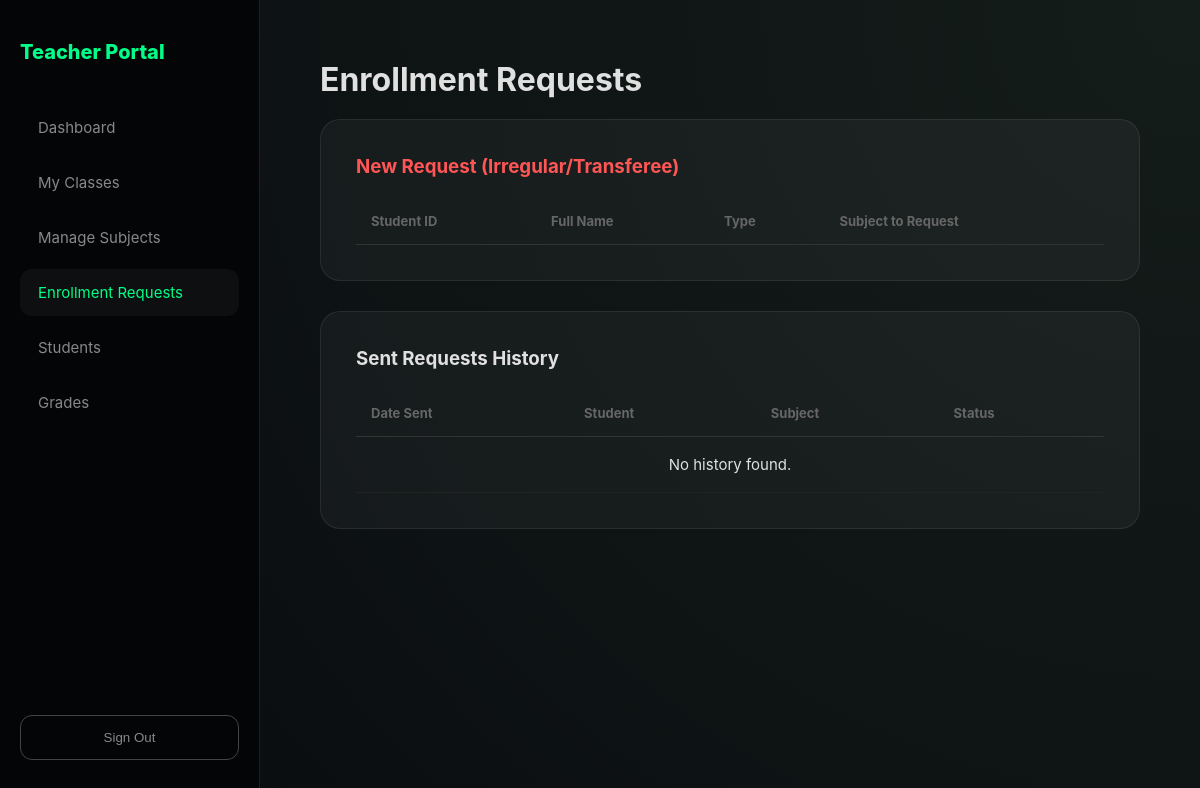
The page /tc/enrollment_requests.php (signed in) on the database as committed earlier.
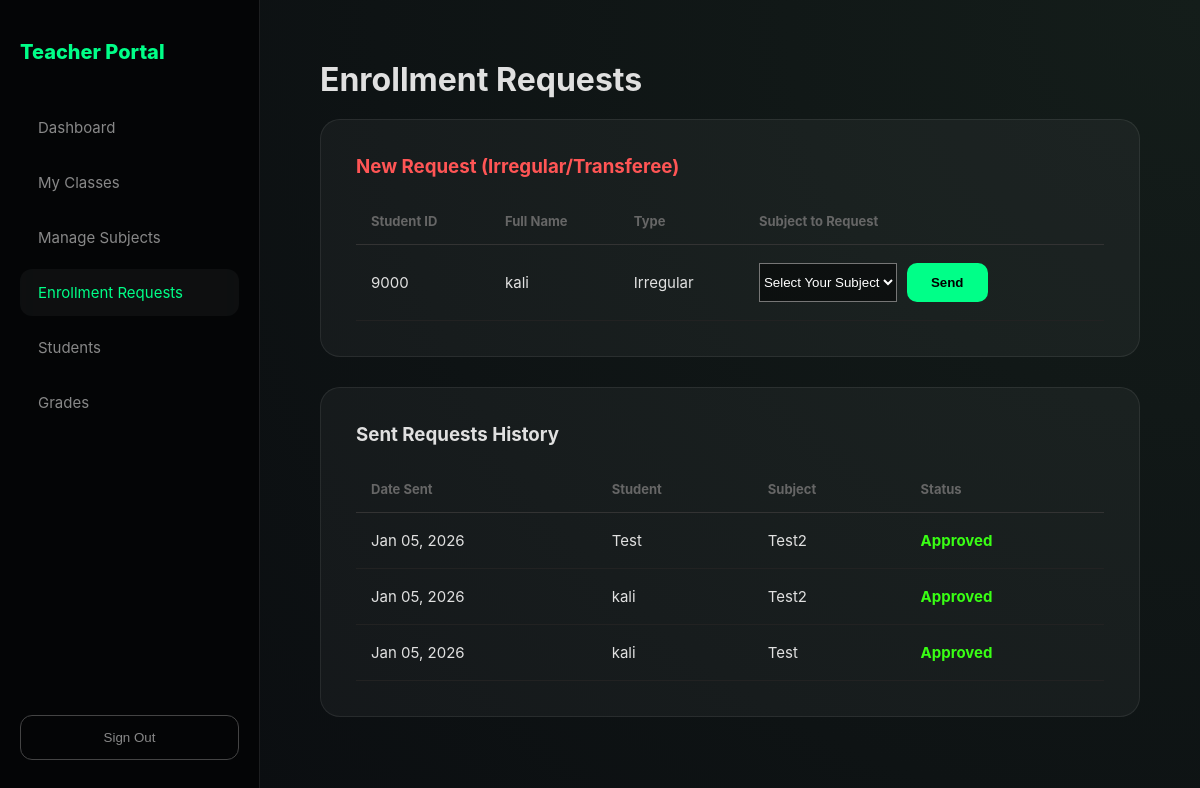
The same page on the database as committed later.
### tables this page shows
CREATE TABLE `student_status` (
  `id` int(11) NOT NULL,
  `user_id` varchar(50) NOT NULL,
  `status` enum('regular','irregular','transferee') NOT NULL,
  `created_at` timestamp NOT NULL DEFAULT current_timestamp()
);

CREATE TABLE `users` (
  `id` int(11) NOT NULL,
  `user_id` varchar(50) DEFAULT NULL,
  `email` varchar(255) NOT NULL,
  `fullname` varchar(100) DEFAULT NULL,
  `gender` varchar(255) NOT NULL,
  `role` enum('student','teacher','osas') DEFAULT NULL,
  `password` varchar(255) DEFAULT NULL,
  `status` enum('Active','Inactive') NOT NULL DEFAULT 'Active'
);

CREATE TABLE `pending_enrollments` (
  `id` int(11) NOT NULL,
  `student_id` int(11) NOT NULL,
  `subject_id` int(11) NOT NULL,
  `teacher_id` int(11) NOT NULL,
  `request_date` datetime DEFAULT current_timestamp(),
  `status` enum('Pending','Approved','Rejected') DEFAULT 'Pending'
);

CREATE TABLE `subjects` (
  `subject_id` int(11) NOT NULL,
  `subject_code` varchar(20) NOT NULL,
  `subject_name` varchar(100) NOT NULL,
  `teacher_id` int(11) NOT NULL,
  `created_at` timestamp NOT NULL DEFAULT current_timestamp()
);

### tc/enrollment_requests.php (the view, shortened to what the changed rows need)
<?php
include '../config/db.php';
$teacher_db_id = $_SESSION['user_id'];
?>
<!DOCTYPE html>
<html lang="en">
<head>
    <link rel="stylesheet" href="/css/style.css">
</head>
<body>
<div class="app-shell">
    <main class="main-view">
        <div class="container">
            <h1>Enrollment Requests</h1>
            <div class="glass-card" style="margin-bottom: 30px;">
                <table class="modern-table">
                    <thead>
                        <tr>
                            <th>Student ID</th>
                            <th>Full Name</th>
                            <th>Type</th>
                            <th>Subject to Request</th>
                        </tr>
                    </thead>
                    <tbody>
                        <?php
                        $irregulars = mysqli_query($conn, "
                            SELECT u.user_id, u.fullname, ss.status
                            FROM users u
                            JOIN student_status ss ON u.user_id = ss.user_id
                            WHERE u.role = 'student' AND ss.status IN ('irregular', 'transferee')
                            ORDER BY u.fullname
                        ");
                        while ($row = mysqli_fetch_assoc($irregulars)) {
                            $sid = $row['user_id'];
                            $sub_stmt = $conn->prepare("
                                SELECT subject_id, subject_name FROM subjects
                                WHERE teacher_id = ?
                                AND subject_id NOT IN (SELECT subject_id FROM enrollments WHERE user_id = ?)
                                AND subject_id NOT IN (SELECT subject_id FROM pending_enrollments WHERE student_id = ? AND status = 'Pending')
                            ");
                            $sub_stmt->bind_param("iss", $teacher_db_id, $sid, $sid);
                            $sub_stmt->execute();
                            $subs = $sub_stmt->get_result();
                            if ($subs->num_rows > 0) {
                                echo "<tr>
                                    <td>" . htmlspecialchars($sid) . "</td>
                                    <td>" . htmlspecialchars($row['fullname']) . "</td>
                                    <td>" . ucfirst($row['status']) . "</td>
                                    <td>
                                        <form method='POST' style='display:flex; gap:10px;'>
                                            <input type='hidden' name='request_enrollment' value='1'>
                                            <input type='hidden' name='student_user_id' value='{$sid}'>
                                            <select name='subject_id' required class='modern-select' style='background:rgba(0,0,0,0.5); color:#fff;'>
                                                <option value='' disabled selected>Select Your Subject</option>";
                                echo "      </select>
                                            <button type='submit' class='neon-btn'>Send</button>
                                        </form>
                                    </td>
                                </tr>";
                            }
                        }
                        ?>
                    </tbody>
                </table>
            </div>
            <div class="glass-card">
                <table class="modern-table">
                    <thead>
                        <tr>
                            <th>Date Sent</th>
                            <th>Student</th>
                            <th>Subject</th>
                            <th>Status</th>
                        </tr>
                    </thead>
                    <tbody>
                        <?php
                        $history = mysqli_query($conn, "
                            SELECT p.request_date, u.fullname, s.subject_name, p.status
                            FROM pending_enrollments p
                            JOIN users u ON p.student_id = u.user_id
                            JOIN subjects s ON p.subject_id = s.subject_id
                            WHERE p.teacher_id = '$teacher_db_id'
                            ORDER BY p.request_date DESC
                        ");
                        while($h = mysqli_fetch_assoc($history)) {
                            $statusColor = ($h['status'] == 'Approved') ? '#39ff14' : (($h['status'] == 'Pending') ? '#ffa500' : '#ff5555');
                            echo "<tr>
                                <td>" . date('M d, Y', strtotime($h['request_date'])) . "</td>
                                <td>" . htmlspecialchars($h['fullname']) . "</td>
                                <td>" . htmlspecialchars($h['subject_name']) . "</td>
                                <td style='color: $statusColor; font-weight: bold;'>{$h['status']}</td>
                            </tr>";
                        }
                        if(mysqli_num_rows($history) == 0) echo "<tr><td colspan='4' style='text-align:center;'>No history found.</td></tr>";
                        ?>
                    </tbody>
                </table>
            </div>
        </div>
    </main>
</div>
</body>
</html>

Rows that differ between the two databases and show on the page:
added student_status: users.user_id "9000", users.fullname "kali", status "Irregular"
added pending_enrollments: request_date "Jan 05, 2026", users.fullname "Test", subject.subject_name "Test2", status "Approved"
added pending_enrollments: request_date "Jan 05, 2026", users.fullname "kali", subject.subject_name "Test2", status "Approved"
added pending_enrollments: request_date "Jan 05, 2026", users.fullname "kali", subject.subject_name "Test", status "Approved"
Other text that changed with them:
text no longer shown: "No history found."
